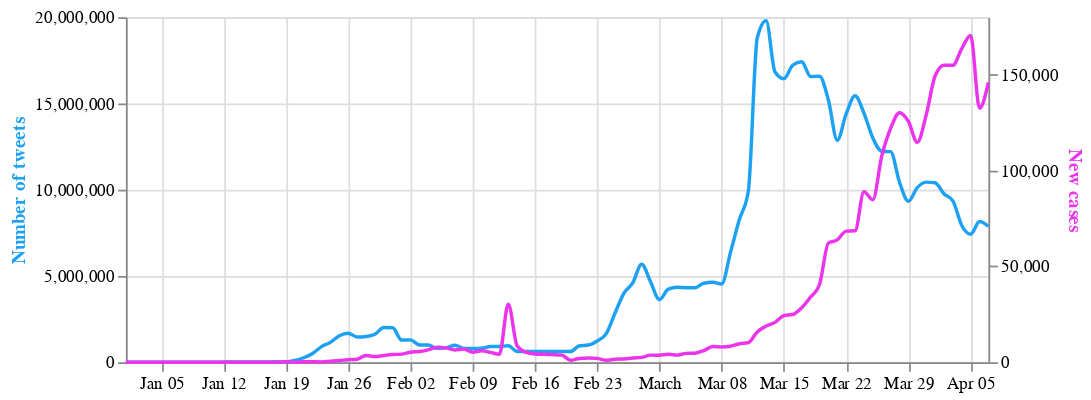

The code cell stored with this chart in its notebook:
### Code cell
base = alt.Chart(merged_3).encode(
    alt.X('date:T', axis=alt.Axis(title=None))
).properties(
    width=500,
    height=200
)


line_tweets = base.mark_line(stroke='#1da1f2', interpolate='monotone').encode(
    alt.Y('Tweets',
          axis=alt.Axis(title='Number of tweets', titleColor='#1da1f2'))
)

line_cases = base.mark_line( interpolate='monotone', stroke='#eb34eb').encode(
    alt.Y('new_cases',
          axis=alt.Axis(title='New cases', titleColor='#eb34eb'))
)

alt.layer(line_tweets, line_cases).resolve_scale(
    y = 'independent'
)

### Figure 1 — Vega-Lite specification as saved in the notebook (floating-point values rounded to 4 significant figures)
{"config": {"view": {"continuousWidth": 400, "continuousHeight": 300}}, "layer": [{"mark": {"type": "line", "interpolate": "monotone", "stroke": "#1da1f2"}, "encoding": {"x": {"type": "temporal", "axis": {"title": null}, "field": "date"}, "y": {"type": "quantitative", "axis": {"title": "Number of tweets", "titleColor": "#1da1f2"}, "field": "Tweets"}}, "height": 200, "width": 500}, {"mark": {"type": "line", "interpolate": "monotone", "stroke": "#eb34eb"}, "encoding": {"x": {"type": "temporal", "axis": {"title": null}, "field": "date"}, "y": {"type": "quantitative", "axis": {"title": "New cases", "titleColor": "#eb34eb"}, "field": "new_cases"}}, "height": 200, "width": 500}], "data": {"name": "data-d8b54515c5c785b307ffeaa1524073e9"}, "resolve": {"scale": {"y": "independent"}}, "$schema": "https://vega.github.io/schema/vega-lite/v4.8.1.json", "datasets": {"data-d8b54515c5c785b307ffeaa1524073e9": [{"date": "2020-04-07T00:00:00", "Tweets": 7877346, "total_cases": 2687000.0, "new_cases": 146000.0, "new_deaths": 10680.0, "cnn_articles": 77.0, "fox_articles": 230.0}, {"date": "2020-04-06T00:00:00", "Tweets": 8153966, "total_cases": 2541000.0, "new_cases": 132600.0, "new_deaths": 9512.0, "cnn_articles": 74.0, "fox_articles": 169.0}, {"date": "2020-04-05T00:00:00", "Tweets": 7421877, "total_cases": 2408000.0, "new_cases": 170500.0, "new_deaths": 12620.0, "cnn_articles": 48.0, "fox_articles": 96.0}, {"date": "2020-04-04T00:00:00", "Tweets": 7928225, "total_cases": 2238000.0, "new_cases": 163700.0, "new_deaths": 13550.0, "cnn_articles": 36.0, "fox_articles": 120.0}, {"date": "2020-04-03T00:00:00", "Tweets": 9357113, "total_cases": 2074000.0, "new_cases": 154900.0, "new_deaths": 10020.0, "cnn_articles": 80.0, "fox_articles": 235.0}, {"date": "2020-04-02T00:00:00", "Tweets": 9767918, "total_cases": 1920000.0, "new_cases": 154900.0, "new_deaths": 10020.0, "cnn_articles": 85.0, "fox_articles": 260.0}, {"date": "2020-04-01T00:00:00", "Tweets": 10402981, "total_cases": 1765000.0, "new_cases": 149300.0, "new_deaths": 9348.0, "cnn_articles": 71.0, "fox_articles": 260.0}, {"date": "2020-03-31T00:00:00", "Tweets": 10442432, "total_cases": 1615000.0, "new_cases": 129000.0, "new_deaths": 7972.0, "cnn_articles": 75.0, "fox_articles": 144.0}, {"date": "2020-03-30T00:00:00", "Tweets": 10125714, "total_cases": 1486000.0, "new_cases": 114700.0, "new_deaths": 6456.0, "cnn_articles": 60.0, "fox_articles": 204.0}, {"date": "2020-03-29T00:00:00", "Tweets": 9333426, "total_cases": 1372000.0, "new_cases": 125600.0, "new_deaths": 7174.0, "cnn_articles": 33.0, "fox_articles": 108.0}, {"date": "2020-03-28T00:00:00", "Tweets": 10434671, "total_cases": 1246000.0, "new_cases": 130200.0, "new_deaths": 6982.0, "cnn_articles": 29.0, "fox_articles": 84.0}, {"date": "2020-03-27T00:00:00", "Tweets": 12209011, "total_cases": 1116000.0, "new_cases": 122000.0, "new_deaths": 5610.0, "cnn_articles": 61.0, "fox_articles": 210.0}, {"date": "2020-03-26T00:00:00", "Tweets": 12236719, "total_cases": 993700.0, "new_cases": 107500.0, "new_deaths": 5288.0, "cnn_articles": 81.0, "fox_articles": 256.0}, {"date": "2020-03-25T00:00:00", "Tweets": 13000269, "total_cases": 886200.0, "new_cases": 84770.0, "new_deaths": 4610.0, "cnn_articles": 61.0, "fox_articles": 260.0}, {"date": "2020-03-24T00:00:00", "Tweets": 14445841, "total_cases": 801400.0, "new_cases": 88970.0, "new_deaths": 3708.0, "cnn_articles": 69.0, "fox_articles": 253.0}, {"date": "2020-03-23T00:00:00", "Tweets": 15446246, "total_cases": 712400.0, "new_cases": 68570.0, "new_deaths": 3376.0, "cnn_articles": 54.0, "fox_articles": 231.0}, {"date": "2020-03-22T00:00:00", "Tweets": 14392561, "total_cases": 643900.0, "new_cases": 68410.0, "new_deaths": 3434.0, "cnn_articles": 33.0, "fox_articles": 101.0}, {"date": "2020-03-21T00:00:00", "Tweets": 12861351, "total_cases": 575400.0, "new_cases": 63820.0, "new_deaths": 2770.0, "cnn_articles": 30.0, "fox_articles": 75.0}, {"date": "2020-03-20T00:00:00", "Tweets": 15200259, "total_cases": 511600.0, "new_cases": 62190.0, "new_deaths": 2148.0, "cnn_articles": 54.0, "fox_articles": 186.0}, {"date": "2020-03-19T00:00:00", "Tweets": 16582131, "total_cases": 449400.0, "new_cases": 40430.0, "new_deaths": 1916.0, "cnn_articles": 67.0, "fox_articles": 246.0}, {"date": "2020-03-18T00:00:00", "Tweets": 16561524, "total_cases": 409000.0, "new_cases": 34010.0, "new_deaths": 1624.0, "cnn_articles": 57.0, "fox_articles": 241.0}, {"date": "2020-03-17T00:00:00", "Tweets": 17417142, "total_cases": 375000.0, "new_cases": 28400.0, "new_deaths": 1212.0, "cnn_articles": 57.0, "fox_articles": 247.0}, {"date": "2020-03-16T00:00:00", "Tweets": 17227182, "total_cases": 346600.0, "new_cases": 24910.0, "new_deaths": 1500.0, "cnn_articles": 57.0, "fox_articles": 204.0}, {"date": "2020-03-15T00:00:00", "Tweets": 16438760, "total_cases": 321600.0, "new_cases": 24330.0, "new_deaths": 734.0, "cnn_articles": 17.0, "fox_articles": 91.0}, {"date": "2020-03-14T00:00:00", "Tweets": 16823148, "total_cases": 297100.0, "new_cases": 20810.0, "new_deaths": 884.0, "cnn_articles": 25.0, "fox_articles": 49.0}, {"date": "2020-03-13T00:00:00", "Tweets": 19802671, "total_cases": 276100.0, "new_cases": 18900.0, "new_deaths": 702.0, "cnn_articles": 44.0, "fox_articles": 159.0}, {"date": "2020-03-12T00:00:00", "Tweets": 18799722, "total_cases": 257500.0, "new_cases": 15800.0, "new_deaths": 662.0, "cnn_articles": 43.0, "fox_articles": 185.0}, {"date": "2020-03-11T00:00:00", "Tweets": 9923317, "total_cases": 241700.0, "new_cases": 10210.0, "new_deaths": 544.0, "cnn_articles": 24.0, "fox_articles": 107.0}, {"date": "2020-03-10T00:00:00", "Tweets": 8284672, "total_cases": 231300.0, "new_cases": 9632.0, "new_deaths": 418.0, "cnn_articles": 21.0, "fox_articles": 104.0}, {"date": "2020-03-09T00:00:00", "Tweets": 6386122, "total_cases": 221800.0, "new_cases": 8354.0, "new_deaths": 456.0, "cnn_articles": 24.0, "fox_articles": 89.0}, {"date": "2020-03-08T00:00:00", "Tweets": 4533476, "total_cases": 213400.0, "new_cases": 7954.0, "new_deaths": 194.0, "cnn_articles": 7.0, "fox_articles": 39.0}, {"date": "2020-03-07T00:00:00", "Tweets": 4632239, "total_cases": 205500.0, "new_cases": 8240.0, "new_deaths": 208.0, "cnn_articles": 9.0, "fox_articles": 37.0}, {"date": "2020-03-06T00:00:00", "Tweets": 4581032, "total_cases": 197300.0, "new_cases": 6116.0, "new_deaths": 204.0, "cnn_articles": 16.0, "fox_articles": 60.0}, {"date": "2020-03-05T00:00:00", "Tweets": 4323687, "total_cases": 191200.0, "new_cases": 4708.0, "new_deaths": 160.0, "cnn_articles": 12.0, "fox_articles": 50.0}, {"date": "2020-03-04T00:00:00", "Tweets": 4323670, "total_cases": 186400.0, "new_cases": 4624.0, "new_deaths": 168.0, "cnn_articles": 14.0, "fox_articles": 65.0}, {"date": "2020-03-03T00:00:00", "Tweets": 4342139, "total_cases": 181800.0, "new_cases": 3714.0, "new_deaths": 144.0, "cnn_articles": 7.0, "fox_articles": 49.0}, {"date": "2020-03-02T00:00:00", "Tweets": 4240721, "total_cases": 178300.0, "new_cases": 4138.0, "new_deaths": 134.0, "cnn_articles": 9.0, "fox_articles": 62.0}, {"date": "2020-03-01T00:00:00", "Tweets": 3632689, "total_cases": 174200.0, "new_cases": 3688.0, "new_deaths": 116.0, "cnn_articles": 9.0, "fox_articles": 24.0}, {"date": "2020-02-29T00:00:00", "Tweets": 4666121, "total_cases": 170500.0, "new_cases": 3718.0, "new_deaths": 128.0, "cnn_articles": 6.0, "fox_articles": 27.0}, {"date": "2020-02-28T00:00:00", "Tweets": 5685321, "total_cases": 166800.0, "new_cases": 2532.0, "new_deaths": 114.0, "cnn_articles": 6.0, "fox_articles": 43.0}, {"date": "2020-02-27T00:00:00", "Tweets": 4597412, "total_cases": 164200.0, "new_cases": 2228.0, "new_deaths": 76.0, "cnn_articles": 10.0, "fox_articles": 69.0}, {"date": "2020-02-26T00:00:00", "Tweets": 3989533, "total_cases": 162000.0, "new_cases": 1734.0, "new_deaths": 128.0, "cnn_articles": 9.0, "fox_articles": 52.0}, {"date": "2020-02-25T00:00:00", "Tweets": 2844369, "total_cases": 160300.0, "new_cases": 1586.0, "new_deaths": 158.0, "cnn_articles": 8.0, "fox_articles": 22.0}, {"date": "2020-02-24T00:00:00", "Tweets": 1643544, "total_cases": 158700.0, "new_cases": 1046.0, "new_deaths": 312.0, "cnn_articles": 6.0, "fox_articles": 19.0}, {"date": "2020-02-23T00:00:00", "Tweets": 1233511, "total_cases": 157600.0, "new_cases": 2018.0, "new_deaths": 208.0, "cnn_articles": 2.0, "fox_articles": 4.0}, {"date": "2020-02-22T00:00:00", "Tweets": 997638, "total_cases": 155600.0, "new_cases": 2170.0, "new_deaths": 224.0, "cnn_articles": 1.0, "fox_articles": 4.0}, {"date": "2020-02-21T00:00:00", "Tweets": 954321, "total_cases": 153400.0, "new_cases": 1992.0, "new_deaths": 238.0, "cnn_articles": 3.0, "fox_articles": 19.0}, {"date": "2020-02-20T00:00:00", "Tweets": 622349, "total_cases": 151400.0, "new_cases": 1064.0, "new_deaths": 232.0, "cnn_articles": 2.0, "fox_articles": 9.0}, {"date": "2020-02-19T00:00:00", "Tweets": 626237, "total_cases": 150400.0, "new_cases": 3728.0, "new_deaths": 278.0, "cnn_articles": 3.0, "fox_articles": 12.0}, {"date": "2020-02-18T00:00:00", "Tweets": 628043, "total_cases": 146700.0, "new_cases": 3990.0, "new_deaths": 196.0, "cnn_articles": 4.0, "fox_articles": 17.0}, {"date": "2020-02-17T00:00:00", "Tweets": 626732, "total_cases": 142700.0, "new_cases": 4134.0, "new_deaths": 212.0, "cnn_articles": 5.0, "fox_articles": 18.0}, {"date": "2020-02-16T00:00:00", "Tweets": 625127, "total_cases": 138500.0, "new_cases": 4324.0, "new_deaths": 284.0, "cnn_articles": 4.0, "fox_articles": 6.0}, {"date": "2020-02-15T00:00:00", "Tweets": 624555, "total_cases": 134200.0, "new_cases": 5120.0, "new_deaths": 288.0, "cnn_articles": 3.0, "fox_articles": 8.0}, {"date": "2020-02-14T00:00:00", "Tweets": 622722, "total_cases": 129100.0, "new_cases": 8430.0, "new_deaths": 26.0, "cnn_articles": 6.0, "fox_articles": 14.0}, {"date": "2020-02-13T00:00:00", "Tweets": 956877, "total_cases": 120700.0, "new_cases": 30300.0, "new_deaths": 510.0, "cnn_articles": 4.0, "fox_articles": 21.0}, {"date": "2020-02-12T00:00:00", "Tweets": 911098, "total_cases": 90360.0, "new_cases": 4144.0, "new_deaths": 194.0, "cnn_articles": 2.0, "fox_articles": 20.0}, {"date": "2020-02-11T00:00:00", "Tweets": 908627, "total_cases": 86210.0, "new_cases": 5124.0, "new_deaths": 216.0, "cnn_articles": 4.0, "fox_articles": 18.0}, {"date": "2020-02-10T00:00:00", "Tweets": 807654, "total_cases": 81090.0, "new_cases": 5984.0, "new_deaths": 194.0, "cnn_articles": 1.0, "fox_articles": 13.0}, {"date": "2020-02-09T00:00:00", "Tweets": 796739, "total_cases": 75100.0, "new_cases": 5236.0, "new_deaths": 178.0, "cnn_articles": 0.0, "fox_articles": 10.0}, {"date": "2020-02-08T00:00:00", "Tweets": 803453, "total_cases": 69870.0, "new_cases": 6884.0, "new_deaths": 172.0, "cnn_articles": 0.0, "fox_articles": 11.0}, {"date": "2020-02-07T00:00:00", "Tweets": 987563, "total_cases": 62980.0, "new_cases": 6436.0, "new_deaths": 146.0, "cnn_articles": 0.0, "fox_articles": 22.0}, {"date": "2020-02-06T00:00:00", "Tweets": 834673, "total_cases": 56550.0, "new_cases": 7502.0, "new_deaths": 144.0, "cnn_articles": 1.0, "fox_articles": 17.0}, {"date": "2020-02-05T00:00:00", "Tweets": 803587, "total_cases": 49050.0, "new_cases": 7816.0, "new_deaths": 132.0, "cnn_articles": 0.0, "fox_articles": 20.0}, {"date": "2020-02-04T00:00:00", "Tweets": 997862, "total_cases": 41230.0, "new_cases": 6486.0, "new_deaths": 130.0, "cnn_articles": 1.0, "fox_articles": 28.0}, {"date": "2020-02-03T00:00:00", "Tweets": 1000752, "total_cases": 34740.0, "new_cases": 5636.0, "new_deaths": 114.0, "cnn_articles": 0.0, "fox_articles": 20.0}, {"date": "2020-02-02T00:00:00", "Tweets": 1298476, "total_cases": 29110.0, "new_cases": 5216.0, "new_deaths": 92.0, "cnn_articles": 0.0, "fox_articles": 7.0}, {"date": "2020-02-01T00:00:00", "Tweets": 1287963, "total_cases": 23890.0, "new_cases": 4244.0, "new_deaths": 92.0, "cnn_articles": 0.0, "fox_articles": 7.0}, {"date": "2020-01-31T00:00:00", "Tweets": 1997635, "total_cases": 19650.0, "new_cases": 4002.0, "new_deaths": 86.0, "cnn_articles": 1.0, "fox_articles": 19.0}, {"date": "2020-01-30T00:00:00", "Tweets": 2010976, "total_cases": 15650.0, "new_cases": 3512.0, "new_deaths": 76.0, "cnn_articles": 1.0, "fox_articles": 32.0}, {"date": "2020-01-29T00:00:00", "Tweets": 1623497, "total_cases": 12130.0, "new_cases": 2960.0, "new_deaths": 52.0, "cnn_articles": 1.0, "fox_articles": 33.0}, {"date": "2020-01-28T00:00:00", "Tweets": 1497653, "total_cases": 9174.0, "new_cases": 3534.0, "new_deaths": 50.0, "cnn_articles": 0.0, "fox_articles": 22.0}, {"date": "2020-01-27T00:00:00", "Tweets": 1467598, "total_cases": 5640.0, "new_cases": 1594.0, "new_deaths": 50.0, "cnn_articles": 0.0, "fox_articles": 20.0}, {"date": "2020-01-26T00:00:00", "Tweets": 1678953, "total_cases": 4046.0, "new_cases": 1346.0, "new_deaths": 30.0, "cnn_articles": 0.0, "fox_articles": 9.0}, {"date": "2020-01-25T00:00:00", "Tweets": 1536784, "total_cases": 2700.0, "new_cases": 906.0, "new_deaths": 30.0, "cnn_articles": 0.0, "fox_articles": 5.0}, {"date": "2020-01-24T00:00:00", "Tweets": 1153245, "total_cases": 1794.0, "new_cases": 532.0, "new_deaths": 18.0, "cnn_articles": 0.0, "fox_articles": 10.0}, {"date": "2020-01-23T00:00:00", "Tweets": 905673, "total_cases": 1262.0, "new_cases": 194.0, "new_deaths": 0.0, "cnn_articles": 2.0, "fox_articles": 20.0}, {"date": "2020-01-22T00:00:00", "Tweets": 508623, "total_cases": 1068.0, "new_cases": 284.0, "new_deaths": 22.0, "cnn_articles": 2.0, "fox_articles": 10.0}, {"date": "2020-01-21T00:00:00", "Tweets": 259864, "total_cases": 784.0, "new_cases": 306.0, "new_deaths": 6.0, "cnn_articles": 0.0, "fox_articles": 6.0}, {"date": "2020-01-20T00:00:00", "Tweets": 100124, "total_cases": 478.0, "new_cases": 40.0, "new_deaths": 0.0, "cnn_articles": 0.0, "fox_articles": 3.0}, {"date": "2020-01-19T00:00:00", "Tweets": 20987, "total_cases": 438.0, "new_cases": 272.0, "new_deaths": 2.0, "cnn_articles": 0.0, "fox_articles": 0.0}, {"date": "2020-01-18T00:00:00", "Tweets": 23432, "total_cases": 166.0, "new_cases": 34.0, "new_deaths": 0.0, "cnn_articles": 0.0, "fox_articles": 0.0}, {"date": "2020-01-17T00:00:00", "Tweets": 22431, "total_cases": 132.0, "new_cases": 10.0, "new_deaths": 0.0, "cnn_articles": 1.0, "fox_articles": 2.0}, {"date": "2020-01-16T00:00:00", "Tweets": 22342, "total_cases": 122.0, "new_cases": 0.0, "new_deaths": 0.0, "cnn_articles": 0.0, "fox_articles": 1.0}, {"date": "2020-01-15T00:00:00", "Tweets": 10987, "total_cases": 122.0, "new_cases": 2.0, "new_deaths": 2.0, "cnn_articles": 0.0, "fox_articles": 1.0}, {"date": "2020-01-14T00:00:00", "Tweets": 10023, "total_cases": 120.0, "new_cases": 0.0, "new_deaths": 0.0, "cnn_articles": 0.0, "fox_articles": 0.0}, {"date": "2020-01-13T00:00:00", "Tweets": 16475, "total_cases": 120.0, "new_cases": 2.0, "new_deaths": 0.0, "cnn_articles": 0.0, "fox_articles": 1.0}, {"date": "2020-01-12T00:00:00", "Tweets": 10045, "total_cases": 118.0, "new_cases": 0.0, "new_deaths": 0.0, "cnn_articles": 0.0, "fox_articles": 0.0}, {"date": "2020-01-11T00:00:00", "Tweets": 2812, "total_cases": 118.0, "new_cases": 0.0, "new_deaths": 2.0, "cnn_articles": 0.0, "fox_articles": 0.0}, {"date": "2020-01-10T00:00:00", "Tweets": 2347, "total_cases": 118.0, "new_cases": 0.0, "new_deaths": 0.0, "cnn_articles": 0.0, "fox_articles": 0.0}, {"date": "2020-01-09T00:00:00", "Tweets": 3451, "total_cases": 118.0, "new_cases": 0.0, "new_deaths": 0.0, "cnn_articles": 0.0, "fox_articles": 1.0}, {"date": "2020-01-08T00:00:00", "Tweets": 421, "total_cases": 118.0, "new_cases": 0.0, "new_deaths": 0.0, "cnn_articles": 0.0, "fox_articles": 0.0}, {"date": "2020-01-07T00:00:00", "Tweets": 293, "total_cases": 118.0, "new_cases": 0.0, "new_deaths": 0.0, "cnn_articles": 0.0, "fox_articles": 0.0}, {"date": "2020-01-06T00:00:00", "Tweets": 86, "total_cases": 118.0, "new_cases": 0.0, "new_deaths": 0.0, "cnn_articles": 0.0, "fox_articles": 0.0}, {"date": "2020-01-05T00:00:00", "Tweets": 127, "total_cases": 118.0, "new_cases": 30.0, "new_deaths": 0.0, "cnn_articles": 0.0, "fox_articles": 0.0}, {"date": "2020-01-04T00:00:00", "Tweets": 172, "total_cases": 88.0, "new_cases": 0.0, "new_deaths": 0.0, "cnn_articles": 0.0, "fox_articles": 0.0}, {"date": "2020-01-03T00:00:00", "Tweets": 94, "total_cases": 88.0, "new_cases": 34.0, "new_deaths": 0.0, "cnn_articles": 0.0, "fox_articles": 0.0}, {"date": "2020-01-02T00:00:00", "Tweets": 41, "total_cases": 54.0, "new_cases": 0.0, "new_deaths": 0.0, "cnn_articles": 0.0, "fox_articles": 0.0}, {"date": "2020-01-01T00:00:00", "Tweets": 63, "total_cases": 54.0, "new_cases": 0.0, "new_deaths": 0.0, "cnn_articles": 0.0, "fox_articles": 0.0}]}}
